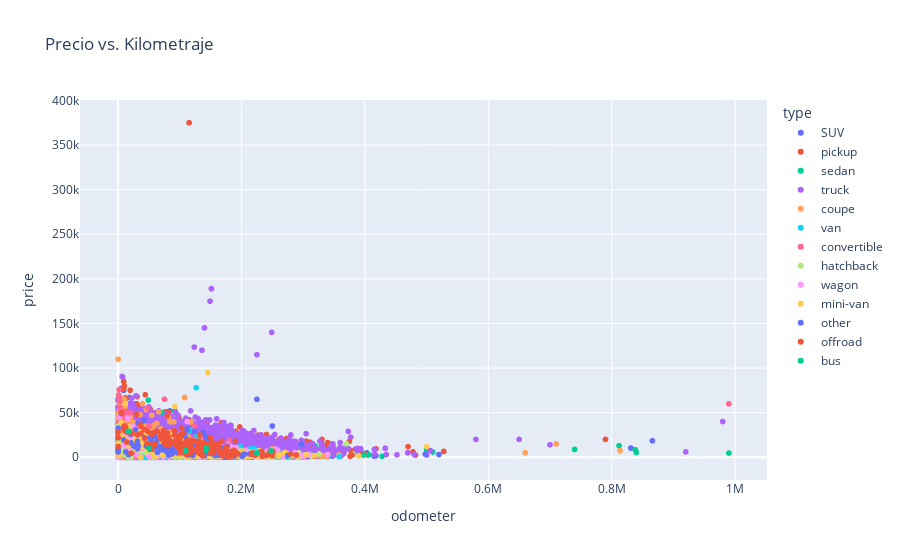

Here is the notebook cell this chart was saved with:
### Code cell
# Diagrama de dispersión de kilometraje vs precio
px.scatter(df, x='odometer', y='price', color='type', title='Precio vs. Kilometraje')

### Figure 1 — Plotly figure (JSON) as saved in the notebook; plotly's stock layout.template omitted (floating-point values rounded to 4 significant figures; data arrays with more than 128 entries replaced by an {"elided": "..."} marker saying what was removed)
{"data": [{"hovertemplate": "type=SUV<br>odometer=%{x}<br>price=%{y}<extra></extra>", "legendgroup": "SUV", "marker": {"color": "#636efa", "symbol": "circle"}, "mode": "markers", "name": "SUV", "showlegend": true, "type": "scattergl", "x": {"elided": "12405 float values"}, "xaxis": "x", "y": {"elided": "12405 int values"}, "yaxis": "y"}, {"hovertemplate": "type=pickup<br>odometer=%{x}<br>price=%{y}<extra></extra>", "legendgroup": "pickup", "marker": {"color": "#EF553B", "symbol": "circle"}, "mode": "markers", "name": "pickup", "showlegend": true, "type": "scattergl", "x": {"elided": "6988 float values"}, "xaxis": "x", "y": {"elided": "6988 int values"}, "yaxis": "y"}, {"hovertemplate": "type=sedan<br>odometer=%{x}<br>price=%{y}<extra></extra>", "legendgroup": "sedan", "marker": {"color": "#00cc96", "symbol": "circle"}, "mode": "markers", "name": "sedan", "showlegend": true, "type": "scattergl", "x": {"elided": "12154 float values"}, "xaxis": "x", "y": {"elided": "12154 int values"}, "yaxis": "y"}, {"hovertemplate": "type=truck<br>odometer=%{x}<br>price=%{y}<extra></extra>", "legendgroup": "truck", "marker": {"color": "#ab63fa", "symbol": "circle"}, "mode": "markers", "name": "truck", "showlegend": true, "type": "scattergl", "x": {"elided": "12353 float values"}, "xaxis": "x", "y": {"elided": "12353 int values"}, "yaxis": "y"}, {"hovertemplate": "type=coupe<br>odometer=%{x}<br>price=%{y}<extra></extra>", "legendgroup": "coupe", "marker": {"color": "#FFA15A", "symbol": "circle"}, "mode": "markers", "name": "coupe", "showlegend": true, "type": "scattergl", "x": {"elided": "2303 float values"}, "xaxis": "x", "y": {"elided": "2303 int values"}, "yaxis": "y"}, {"hovertemplate": "type=van<br>odometer=%{x}<br>price=%{y}<extra></extra>", "legendgroup": "van", "marker": {"color": "#19d3f3", "symbol": "circle"}, "mode": "markers", "name": "van", "showlegend": true, "type": "scattergl", "x": {"elided": "633 float values"}, "xaxis": "x", "y": {"elided": "633 int values"}, "yaxis": "y"}, {"hovertemplate": "type=convertible<br>odometer=%{x}<br>price=%{y}<extra></extra>", "legendgroup": "convertible", "marker": {"color": "#FF6692", "symbol": "circle"}, "mode": "markers", "name": "convertible", "showlegend": true, "type": "scattergl", "x": {"elided": "446 float values"}, "xaxis": "x", "y": {"elided": "446 int values"}, "yaxis": "y"}, {"hovertemplate": "type=hatchback<br>odometer=%{x}<br>price=%{y}<extra></extra>", "legendgroup": "hatchback", "marker": {"color": "#B6E880", "symbol": "circle"}, "mode": "markers", "name": "hatchback", "showlegend": true, "type": "scattergl", "x": {"elided": "1047 float values"}, "xaxis": "x", "y": {"elided": "1047 int values"}, "yaxis": "y"}, {"hovertemplate": "type=wagon<br>odometer=%{x}<br>price=%{y}<extra></extra>", "legendgroup": "wagon", "marker": {"color": "#FF97FF", "symbol": "circle"}, "mode": "markers", "name": "wagon", "showlegend": true, "type": "scattergl", "x": {"elided": "1541 float values"}, "xaxis": "x", "y": {"elided": "1541 int values"}, "yaxis": "y"}, {"hovertemplate": "type=mini-van<br>odometer=%{x}<br>price=%{y}<extra></extra>", "legendgroup": "mini-van", "marker": {"color": "#FECB52", "symbol": "circle"}, "mode": "markers", "name": "mini-van", "showlegend": true, "type": "scattergl", "x": {"elided": "1161 float values"}, "xaxis": "x", "y": {"elided": "1161 int values"}, "yaxis": "y"}, {"hovertemplate": "type=other<br>odometer=%{x}<br>price=%{y}<extra></extra>", "legendgroup": "other", "marker": {"color": "#636efa", "symbol": "circle"}, "mode": "markers", "name": "other", "showlegend": true, "type": "scattergl", "x": {"elided": "256 float values"}, "xaxis": "x", "y": {"elided": "256 int values"}, "yaxis": "y"}, {"hovertemplate": "type=offroad<br>odometer=%{x}<br>price=%{y}<extra></extra>", "legendgroup": "offroad", "marker": {"color": "#EF553B", "symbol": "circle"}, "mode": "markers", "name": "offroad", "showlegend": true, "type": "scattergl", "x": {"elided": "214 float values"}, "xaxis": "x", "y": {"elided": "214 int values"}, "yaxis": "y"}, {"hovertemplate": "type=bus<br>odometer=%{x}<br>price=%{y}<extra></extra>", "legendgroup": "bus", "marker": {"color": "#00cc96", "symbol": "circle"}, "mode": "markers", "name": "bus", "showlegend": true, "type": "scattergl", "x": [142500.0, 17040.0, 142500.0, 225000.0, 17040.0, 17040.0, 225000.0, 17040.0, 17040.0, 17040.0, 225000.0, 17040.0, 225000.0, 17040.0, 248100.0, 142000.0, 109700.0, 225000.0, 50000.0, 248100.0, 248100.0, NaN, 17040.0, 17040.0], "xaxis": "x", "y": [10500, 28990, 10500, 4995, 28990, 28990, 4995, 28990, 28990, 28990, 4995, 28990, 4995, 28990, 6997, 7900, 7500, 4995, 10000, 6997, 6997, 28990, 28990, 28990], "yaxis": "y"}], "layout": {"legend": {"title": {"text": "type"}, "tracegroupgap": 0}, "title": {"text": "Precio vs. Kilometraje"}, "xaxis": {"anchor": "y", "domain": [0, 1], "title": {"text": "odometer"}}, "yaxis": {"anchor": "x", "domain": [0, 1], "title": {"text": "price"}}}}
